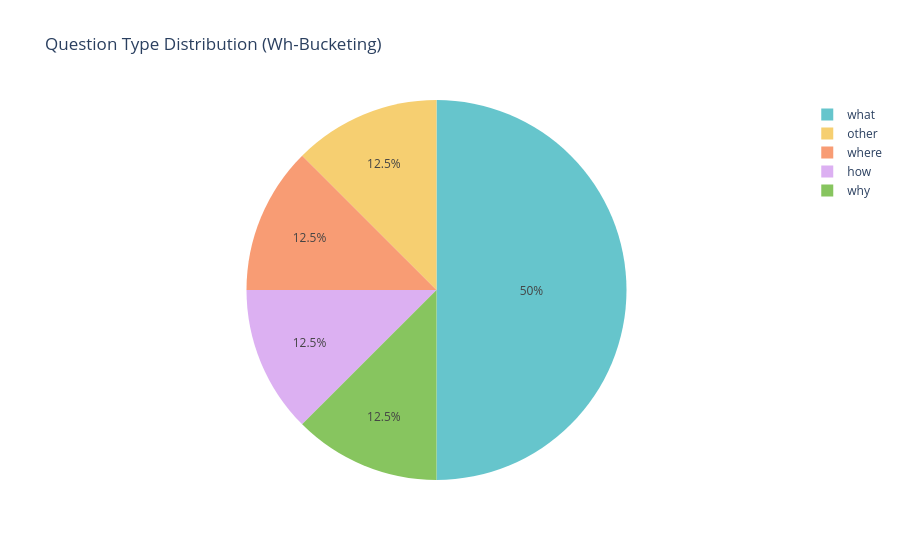

Write notebook code for a chart like this one.
### Markdown cell above
## 5. Question-Type Breakdown (Wh-Bucketing)

We classify each question into a Wh-bucket (what, who, where, when, why, how, other) using the rule-based classifier from `preprocessing.py`.

### Code cell
df['q_type'] = df['question'].apply(label_question_type)
qtype_counts = df['q_type'].value_counts()

fig = px.pie(
    names=qtype_counts.index,
    values=qtype_counts.values,
    title='Question Type Distribution (Wh-Bucketing)',
    color_discrete_sequence=px.colors.qualitative.Pastel,
)
fig.show()

print('Question type counts:')
print(qtype_counts)

### Figure 1 — Plotly figure (JSON) as saved in the notebook; plotly's stock layout.template omitted (floating-point values rounded to 4 significant figures)
{"data": [{"domain": {"x": [0, 1], "y": [0, 1]}, "hovertemplate": "label=%{label}<br>value=%{value}<extra></extra>", "labels": ["what", "other", "where", "how", "why"], "legendgroup": "", "name": "", "showlegend": true, "type": "pie", "values": [4, 1, 1, 1, 1]}], "layout": {"legend": {"tracegroupgap": 0}, "piecolorway": ["rgb(102, 197, 204)", "rgb(246, 207, 113)", "rgb(248, 156, 116)", "rgb(220, 176, 242)", "rgb(135, 197, 95)", "rgb(158, 185, 243)", "rgb(254, 136, 177)", "rgb(201, 219, 116)", "rgb(139, 224, 164)", "rgb(180, 151, 231)", "rgb(179, 179, 179)"], "title": {"text": "Question Type Distribution (Wh-Bucketing)"}}}
